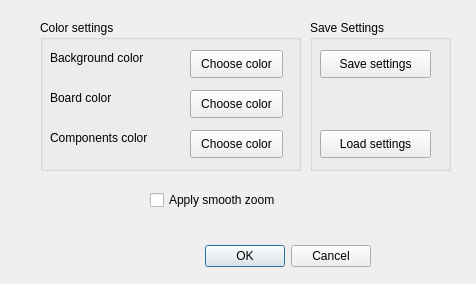
<?xml version="1.0" encoding="UTF-8"?>
<ui version="4.0">
 <class>Settings</class>
 <widget class="QDialog" name="Settings">
  <property name="geometry">
   <rect>
    <x>0</x>
    <y>0</y>
    <width>476</width>
    <height>284</height>
   </rect>
  </property>
  <property name="windowTitle">
   <string>Settings</string>
  </property>
  <widget class="QDialogButtonBox" name="buttonBox">
   <property name="geometry">
    <rect>
     <x>30</x>
     <y>240</y>
     <width>341</width>
     <height>32</height>
    </rect>
   </property>
   <property name="orientation">
    <enum>Qt::Horizontal</enum>
   </property>
   <property name="standardButtons">
    <set>QDialogButtonBox::Cancel|QDialogButtonBox::Ok</set>
   </property>
  </widget>
  <widget class="QCheckBox" name="smoothZoomCheck">
   <property name="geometry">
    <rect>
     <x>150</x>
     <y>190</y>
     <width>151</width>
     <height>20</height>
    </rect>
   </property>
   <property name="text">
    <string>Apply smooth zoom</string>
   </property>
  </widget>
  <widget class="QGroupBox" name="groupBox">
   <property name="geometry">
    <rect>
     <x>40</x>
     <y>20</y>
     <width>261</width>
     <height>151</height>
    </rect>
   </property>
   <property name="title">
    <string>Color settings</string>
   </property>
   <widget class="QLabel" name="label">
    <property name="geometry">
     <rect>
      <x>10</x>
      <y>30</y>
      <width>111</width>
      <height>16</height>
     </rect>
    </property>
    <property name="text">
     <string>Background color</string>
    </property>
   </widget>
   <widget class="QPushButton" name="backgroundColorButton">
    <property name="geometry">
     <rect>
      <x>150</x>
      <y>30</y>
      <width>93</width>
      <height>28</height>
     </rect>
    </property>
    <property name="text">
     <string>Choose color</string>
    </property>
   </widget>
   <widget class="QPushButton" name="boardColorButton">
    <property name="geometry">
     <rect>
      <x>150</x>
      <y>70</y>
      <width>93</width>
      <height>28</height>
     </rect>
    </property>
    <property name="text">
     <string>Choose color</string>
    </property>
   </widget>
   <widget class="QPushButton" name="componentColorButton">
    <property name="geometry">
     <rect>
      <x>150</x>
      <y>110</y>
      <width>93</width>
      <height>28</height>
     </rect>
    </property>
    <property name="text">
     <string>Choose color</string>
    </property>
   </widget>
   <widget class="QLabel" name="label_2">
    <property name="geometry">
     <rect>
      <x>10</x>
      <y>70</y>
      <width>101</width>
      <height>16</height>
     </rect>
    </property>
    <property name="text">
     <string>Board color</string>
    </property>
   </widget>
   <widget class="QLabel" name="label_3">
    <property name="geometry">
     <rect>
      <x>10</x>
      <y>110</y>
      <width>111</width>
      <height>16</height>
     </rect>
    </property>
    <property name="text">
     <string>Components color</string>
    </property>
   </widget>
  </widget>
  <widget class="QGroupBox" name="groupBox_2">
   <property name="geometry">
    <rect>
     <x>310</x>
     <y>20</y>
     <width>141</width>
     <height>151</height>
    </rect>
   </property>
   <property name="sizePolicy">
    <sizepolicy hsizetype="Preferred" vsizetype="Preferred">
     <horstretch>1</horstretch>
     <verstretch>1</verstretch>
    </sizepolicy>
   </property>
   <property name="title">
    <string>Save Settings</string>
   </property>
   <widget class="QPushButton" name="saveButton">
    <property name="geometry">
     <rect>
      <x>10</x>
      <y>30</y>
      <width>111</width>
      <height>28</height>
     </rect>
    </property>
    <property name="text">
     <string>Save settings</string>
    </property>
   </widget>
   <widget class="QPushButton" name="loadButton">
    <property name="geometry">
     <rect>
      <x>10</x>
      <y>110</y>
      <width>111</width>
      <height>28</height>
     </rect>
    </property>
    <property name="sizePolicy">
     <sizepolicy hsizetype="Expanding" vsizetype="Fixed">
      <horstretch>0</horstretch>
      <verstretch>0</verstretch>
     </sizepolicy>
    </property>
    <property name="text">
     <string>Load settings</string>
    </property>
   </widget>
  </widget>
 </widget>
 <resources/>
 <connections>
  <connection>
   <sender>buttonBox</sender>
   <signal>accepted()</signal>
   <receiver>Settings</receiver>
   <slot>accept()</slot>
   <hints>
    <hint type="sourcelabel">
     <x>248</x>
     <y>254</y>
    </hint>
    <hint type="destinationlabel">
     <x>157</x>
     <y>274</y>
    </hint>
   </hints>
  </connection>
  <connection>
   <sender>buttonBox</sender>
   <signal>rejected()</signal>
   <receiver>Settings</receiver>
   <slot>reject()</slot>
   <hints>
    <hint type="sourcelabel">
     <x>316</x>
     <y>260</y>
    </hint>
    <hint type="destinationlabel">
     <x>286</x>
     <y>274</y>
    </hint>
   </hints>
  </connection>
 </connections>
</ui>
